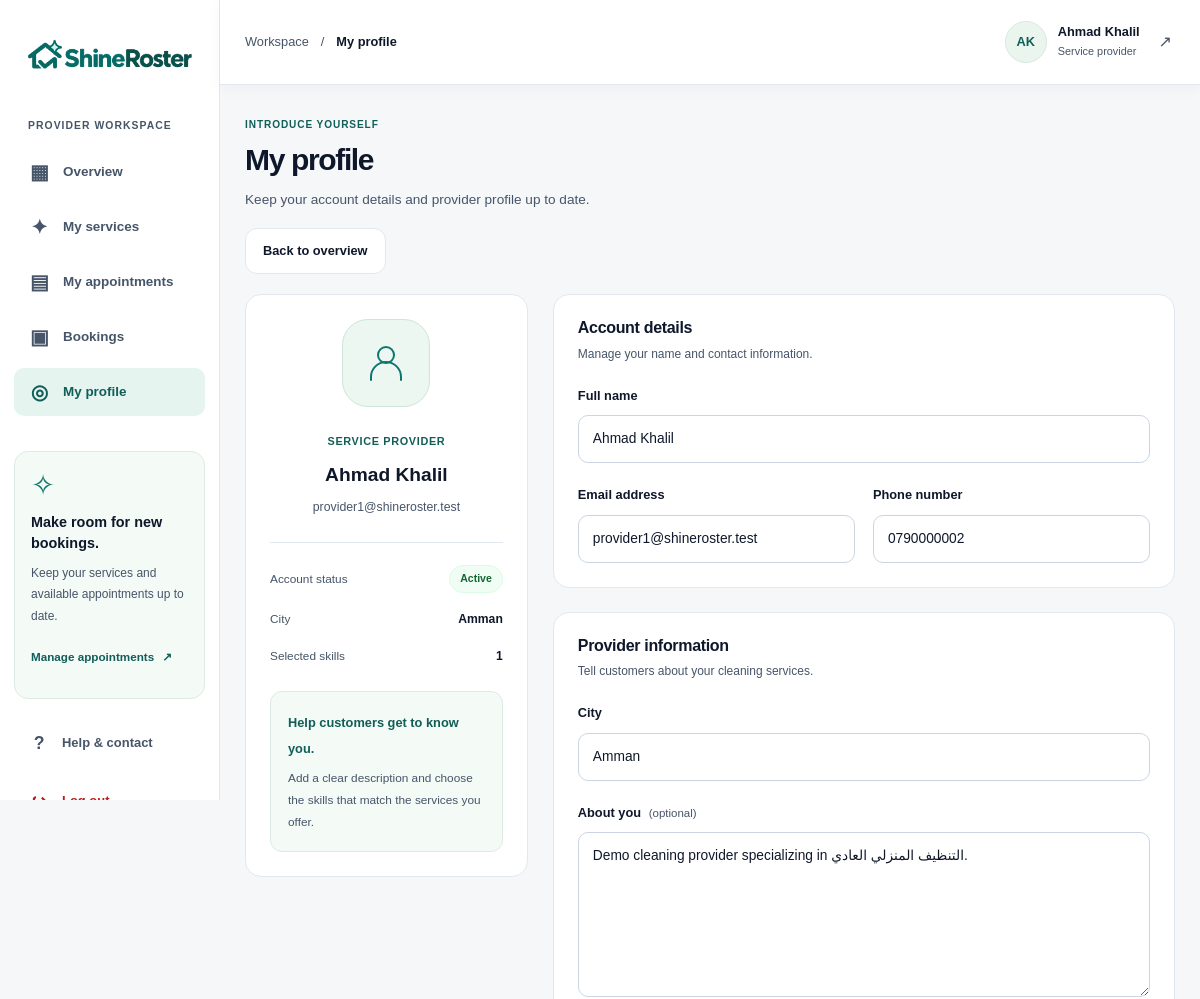
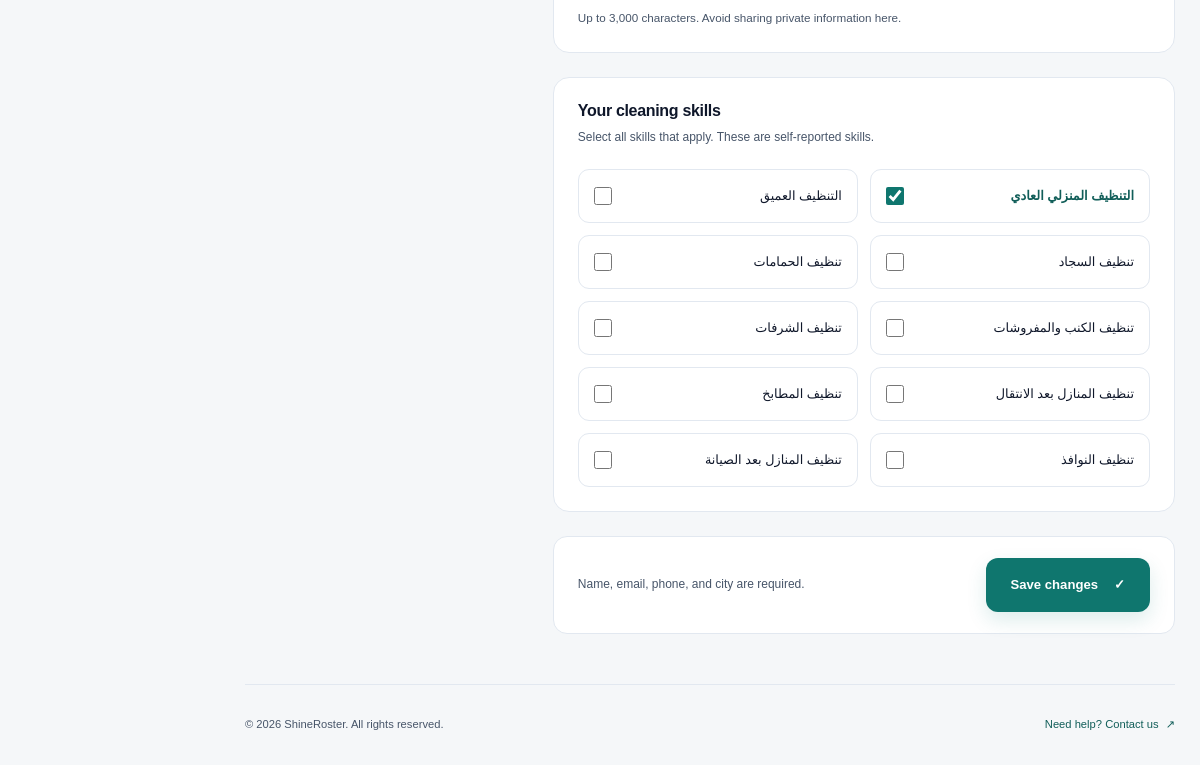
The app's page /profile.php (signed in) with its own data (2 pictures, top to bottom).
### tables this page shows
CREATE TABLE users (
    id INT UNSIGNED AUTO_INCREMENT PRIMARY KEY,
    full_name VARCHAR(100) NOT NULL,
    email VARCHAR(190) NOT NULL UNIQUE,
    phone VARCHAR(20) NOT NULL,
    password_hash VARCHAR(255) NOT NULL,
    role VARCHAR(20) NOT NULL DEFAULT 'customer',
    is_active TINYINT NOT NULL DEFAULT 1,
    created_at DATETIME NOT NULL DEFAULT CURRENT_TIMESTAMP,
    updated_at DATETIME NOT NULL DEFAULT CURRENT_TIMESTAMP ON UPDATE CURRENT_TIMESTAMP
);

CREATE TABLE provider_profiles (
    id INT UNSIGNED AUTO_INCREMENT PRIMARY KEY,
    user_id INT UNSIGNED NOT NULL UNIQUE,
    bio TEXT,
    city VARCHAR(100) NOT NULL,
    created_at DATETIME NOT NULL DEFAULT CURRENT_TIMESTAMP,
    updated_at DATETIME NOT NULL DEFAULT CURRENT_TIMESTAMP ON UPDATE CURRENT_TIMESTAMP,
    FOREIGN KEY (user_id) REFERENCES users(id)
);

CREATE TABLE skills (
    id INT UNSIGNED AUTO_INCREMENT PRIMARY KEY,
    name VARCHAR(100) NOT NULL UNIQUE
);

### profile.php (the view, shortened to what the rows shown need)
<?php
require_once __DIR__ . '/includes/init.php';
$currentUser = $auth->requireRole('provider', 'login.php');
$userId = (int) $currentUser['id'];
$account = $currentUser;
$providerObject = new Provider($db);
$profile = $providerObject->getProfileByUserId($userId);
$skills = $providerObject->getSkills();
$selectedSkills = [];
$city = '';
$bio = '';
if ($profile) {
    $selectedSkills = $providerObject->getSkillIds($profile['id']);
    $city = $profile['city'];
    $bio = $profile['bio'];
}
$form = [
    'full_name' => $account['full_name'],
    'email' => $account['email'],
    'phone' => $account['phone'],
    'city' => $city,
    'bio' => $bio,
    'skills' => $selectedSkills
];
?>
<!DOCTYPE html>
<html lang="en">
<head>
    <link rel="stylesheet" href="../css/style.css">
    <link rel="stylesheet" href="../css/dashboard.css">
    <link rel="stylesheet" href="../css/provider-profile.css">
</head>
<body class="dashboard-page">
    <div class="dashboard-layout">
        <?php require_once __DIR__ . '/includes/sidebar.php'; ?>
        <div class="dashboard-workspace">
            <?php require_once __DIR__ . '/includes/header.php'; ?>
            <main class="dashboard-main" id="dashboard-main">
                <div class="dashboard-page-heading">
                    <div>
                        <h1>My profile</h1>
                    </div>
                </div>
                <div class="provider-profile-layout">
                    <aside class="dashboard-card profile-summary" aria-labelledby="profile-summary-title">
                        <div class="profile-avatar" aria-hidden="true">
                            <svg viewBox="0 0 48 48" fill="none">
                                <circle cx="24" cy="16" r="8"></circle>
                                <path d="M9 41v-3a15 15 0 0 1 30 0v3"></path>
                            </svg>
                        </div>
                        <span class="profile-role">Service provider</span>
                        <h2 id="profile-summary-title">
                            <?= escapeHtml($account['full_name']) ?>
                        </h2>
                        <p class="profile-summary-email">
                            <?= escapeHtml($account['email']) ?>
                        </p>
                        <dl class="profile-summary-details">
                            <div>
                            </div>
                            <div>
                                <dt>City</dt>
                                <dd>
                                    <?php
                                    if (isset($profile['city'])) {
                                        $conditionalValue = $profile['city'];
                                    } else {
                                        $conditionalValue = '';
                                    }
                                    if ($conditionalValue) {
                                        echo escapeHtml($conditionalValue);
                                    } else {
                                        echo escapeHtml('Not added yet');
                                    }
                                    ?>
                                </dd>
                            </div>
                            <div>
                            </div>
                        </dl>
                        <div class="profile-tip">
                            <strong>Help customers get to know you.</strong>
                            <p>
                            </p>
                        </div>
                    </aside>
                    <form class="profile-form" action="../profile.php" method="post">
                        <section class="dashboard-card" aria-labelledby="account-details-title">
                            <div class="card-heading">
                                <div>
                                    <h2 id="account-details-title">
                                        Account details
                                    </h2>
                                </div>
                            </div>
                            <div class="profile-fields">
                                <div class="profile-field">
                                    <label for="profile-name">Full name</label>
                                    <input type="text" id="profile-name" name="full_name"
                                        value="<?= escapeHtml(
                                            $form['full_name']
                                        ) ?>" autocomplete="name" minlength="2"
                                        maxlength="100" required>
                                </div>
                                <div class="profile-form-row">
                                    <div class="profile-field">
                                        <label for="profile-email">
                                            Email address
                                        </label>
                                        <input type="email" id="profile-email" name="email"
                                            value="<?= escapeHtml(
                                                $form['email']
                                            ) ?>" autocomplete="email" maxlength="190"
                                            required>
                                    </div>
                                    <div class="profile-field">
                                        <label for="profile-phone">
                                            Phone number
                                        </label>
                                        <input type="tel" id="profile-phone" name="phone"
                                            value="<?= escapeHtml(
                                                $form['phone']
                                            ) ?>" placeholder="e.g. 0791234567"
                                            autocomplete="tel" maxlength="20" required>
                                    </div>
                                </div>
                            </div>
                        </section>
                        <section class="dashboard-card" aria-labelledby="provider-details-title">
                            <div class="card-heading">
                                <div>
                                    <h2 id="provider-details-title">
                                        Provider information
                                    </h2>
                                </div>
                            </div>
                        </section>
                        <section class="dashboard-card" aria-labelledby="profile-skills-title">
                            <div class="card-heading">
                                <div>
                                    <h2 id="profile-skills-title">
                                        Your cleaning skills
                                    </h2>
                                </div>
                            </div>
                            <fieldset class="profile-skills">
                                <?php foreach ($skills as $skill): ?>
                                    <label class="profile-skill-option">
                                        <input type="checkbox" name="skills[]" value="<?= (int) $skill[
                                            'id'
                                        ] ?>"
                                            <?php if (
                                                in_array((int) $skill['id'], $form['skills'], true)
                                            ) {
                                                echo 'checked';
                                            } else {
                                                echo '';
                                            } ?>>
                                        <span dir="auto">
                                            <?= escapeHtml($skill['name']) ?>
                                        </span>
                                    </label>
                                <?php endforeach; ?>
                            </fieldset>
                        </section>
                    </form>
                </div>
            </main>
        </div>
    </div>
</body>
</html>

### includes/header.php (shortened to what the rows shown need)
<?php
require_once __DIR__ . '/init.php';
$headerName = $currentUser['full_name'];
?>
<header class="dashboard-header">
    <a
        class="dashboard-account"
        href="../profile.php"
        aria-label="Open my profile"
    >
        <span class="account-details">
            <strong dir="auto">
                <?= escapeHtml($headerName) ?>
            </strong>
            <span>Service provider</span>
        </span>
    </a>
</header>

### records on screen
users: full_name "Ahmad Khalil", email "provider1@shineroster.test", phone "0790000002"
provider_profiles: city "Amman"
skills: name "التنظيف العميق"
skills: id "☑", name "التنظيف المنزلي العادي"
skills: name "تنظيف الحمامات"
skills: name "تنظيف السجاد"
skills: name "تنظيف الشرفات"
skills: name "تنظيف الكنب والمفروشات"
skills: name "تنظيف المطابخ"
skills: name "تنظيف المنازل بعد الانتقال"
skills: name "تنظيف المنازل بعد الصيانة"
skills: name "تنظيف النوافذ"

### other values on screen
escapeHtml($headerTitle) "My profile"
escapeHtml($initials) "AK"
count($selectedSkills) "1"
